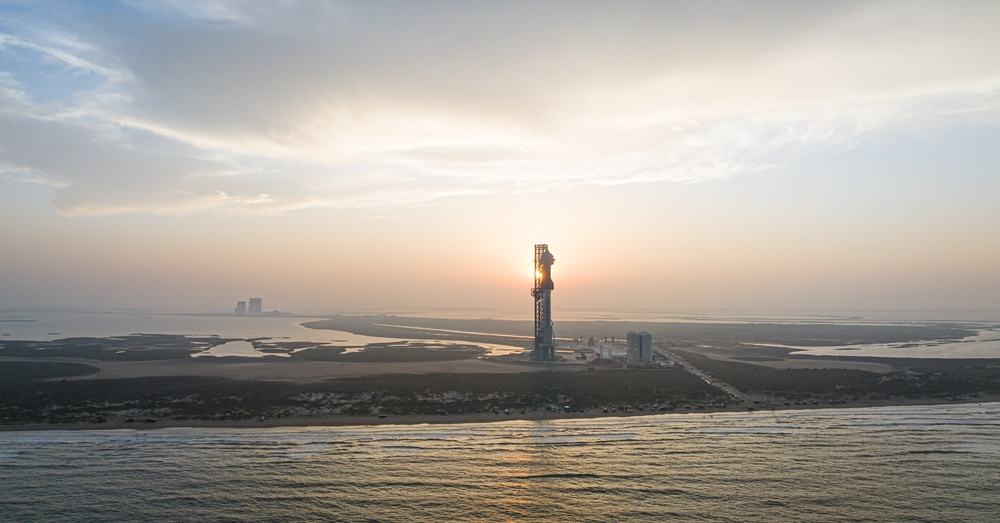
#> input picture Images/Rocket_Image.jpg, 1000 x 523 px, shrunk from 3840 x 2008 before the run, found by its file name
$ jupyter execute '5_Template Matching.ipynb'
#> lines starting #> are read from the running program, lines starting #| are printed output that depends on the picture; long printed decimals are rounded
# Template Matching

The basic idea is:

- You have a template image that represents the pattern or object you want to detect (e.g., a digit, a logo, or a face).

- You "slide" this template across the larger image, comparing the template with the local region of the same size at each position.

- At each position, a similarity measure (or error measure) is computed between the template and the image patch.

- The location(s) where the similarity is highest (or error is lowest) indicate where the template most likely occurs in the larger image.

[cell 1]
import matplotlib.pyplot as plt
import seaborn as sns
import numpy as np
from PIL import Image
import cv2

### Step 1: Load the Images

[cell 2]
original_image = Image.open("C:/Meet/PDEU/Semester 7/Computer Vision Lab/Computer-Vision/Images/Rocket_Image.jpg").convert('L')
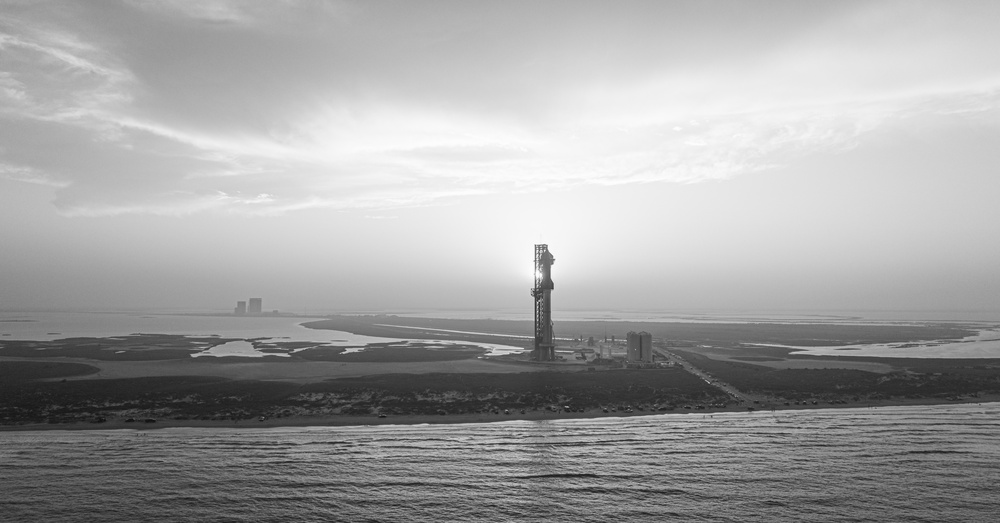
#> original_image: PIL image 1000x523 L; min 14, max 254, mean 161.9
template = Image.open('C:/Meet/PDEU/Semester 7/Computer Vision Lab/Computer-Vision/Images/Template_Rocket.jpg').convert('L')
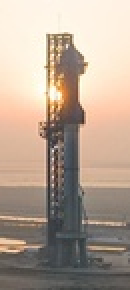
#> input picture Images/Template_Rocket.jpg, 65 x 145 px, shrunk from 250 x 555 before the run, found by its file name (shown 2 times larger)
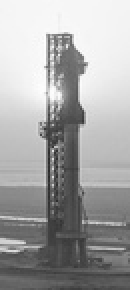
#> template: PIL image 65x145 L (shown 2 times larger); min 42, max 253, mean 165.7
img = np.array(original_image)
template = np.array(template)
h, w = template.shape[:2]
#> h = 145; w = 65

### Step 2: Choose the similarity method

a) Correlation Coefficient
The idea is to measure how much the template correlates with the local patch in the image, after removing the average brightness.
- TM_CCOEFF_NORMED does three simple things at every template position:
- Subtract the average (mean) brightness from the template and from the image patch — this removes overall brightness bias.
- Multiply corresponding pixels (template × patch) and sum those products — this measures how their variations line up.
- Divide by the product of their sizes (square-roots of sums of squared variations) — this normalizes the score so it’s between -1 and +1.

[cell 3]
# Implement Template matching
# Decide the similarity method
method = cv2.TM_CCOEFF_NORMED

### Step 3: Match the template and evaluate scores

[cell 4]
res = cv2.matchTemplate(img, template, method)
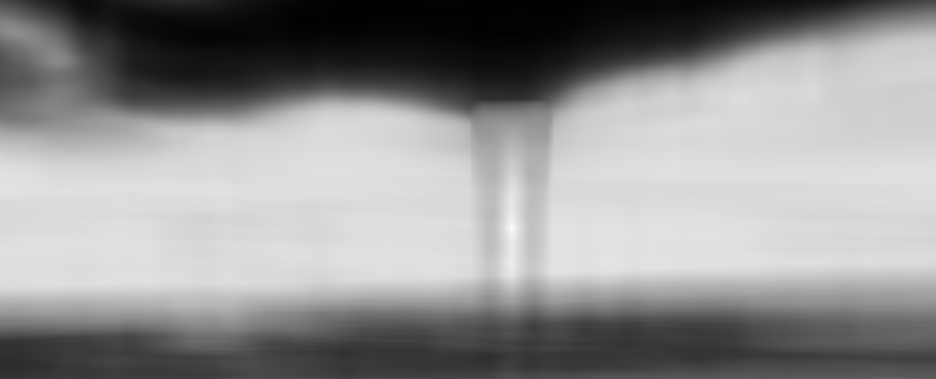
#> res: shape (379, 936) float32; min -0.801, max 0.99, mean 0.224; drawn with min black and max white

### Step 4: Find Peaks to determine best match

[cell 5]
# Locate the best match
min_val, max_val, min_loc, max_loc = cv2.minMaxLoc(res)
#> min_val = -0.801; max_val = 0.99; min_loc = (563, 0); max_loc = (511, 227)
# For TM_CCOEFF_NORMED → higher is better
top_left = max_loc
#> top_left = (511, 227)
bottom_right = (top_left[0] + w, top_left[1] + h)
#> bottom_right = (576, 372)
# Draw rectangle on a copy of the original image
img_color = cv2.cvtColor(img, cv2.COLOR_GRAY2BGR)
cv2.rectangle(img_color, top_left, bottom_right, (0,0,255), 2)
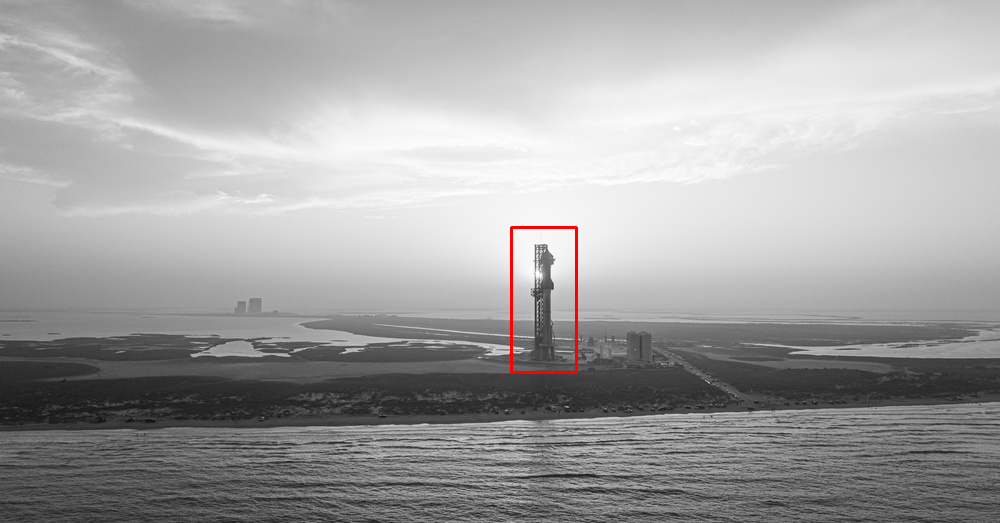
#> img_color: shape (523, 1000, 3); mean B, G, R 161.4, 161.4, 162.1

[cell 6]
# 6) Display results
plt.figure(figsize=(12,6))
plt.subplot(1,3,1)
plt.imshow(img, cmap='gray'); plt.title("Search Image"); plt.axis("off")

plt.subplot(1,3,2)
plt.imshow(template, cmap='gray'); plt.title("Template"); plt.axis("off")

plt.subplot(1,3,3)
plt.imshow(img_color[:,:,::-1]); plt.title(f"Best Match (score={max_val:.2f})"); plt.axis("off")

plt.show()

[cell 7]
# Plotting a heatmap of similarity scores
plt.figure(figsize=(18,10))
plt.imshow(res, cmap='hot', interpolation='nearest')
plt.colorbar()
plt.title("Template Matching Heatmap")
plt.xlabel("X-axis")
plt.ylabel("Y-axis")
plt.axis('off')
plt.show()
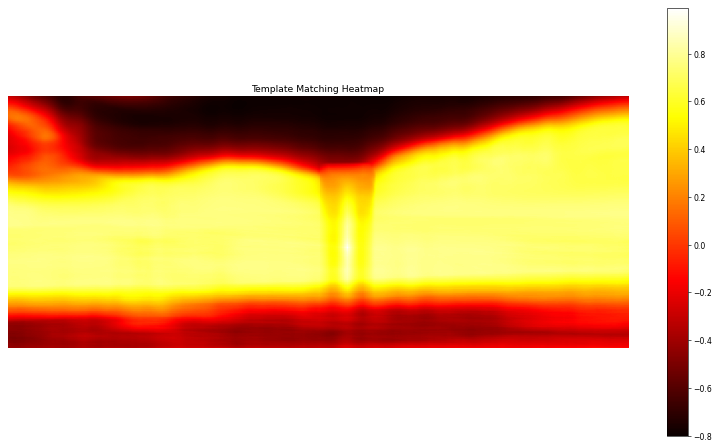
#> figure drawn by matplotlib, 2 panels

[cell 8]
# Implementing other template matching methods

methods = {
    "cv2.TM_CCOEFF": cv2.TM_CCOEFF,
    "cv2.TM_CCOEFF_NORMED": cv2.TM_CCOEFF_NORMED,
    "cv2.TM_CCORR": cv2.TM_CCORR,
    "cv2.TM_CCORR_NORMED": cv2.TM_CCORR_NORMED,
    "cv2.TM_SQDIFF": cv2.TM_SQDIFF,
    "cv2.TM_SQDIFF_NORMED": cv2.TM_SQDIFF_NORMED
}

for method_name, method in methods.items():
    print(f"Using method: {method_name}")
    res = cv2.matchTemplate(img, template, method)
    min_val, max_val, min_loc, max_loc = cv2.minMaxLoc(res)
    print(f"Min value: {min_val}, Max value: {max_val}")

# Visualizing the results
    if method in [cv2.TM_SQDIFF, cv2.TM_SQDIFF_NORMED]:
        top_left = min_loc
    else:
        top_left = max_loc
    bottom_right = (top_left[0] + w, top_left[1] + h)
    img_color = cv2.cvtColor(img, cv2.COLOR_GRAY2BGR)
    cv2.rectangle(img_color, top_left, bottom_right, (0,0,255), 2)

    plt.figure(figsize=(12,6))
    plt.subplot(1,3,1)
    plt.imshow(img, cmap='gray'); plt.title("Search Image"); plt.axis("off")

    plt.subplot(1,3,2)
    plt.imshow(template, cmap='gray'); plt.title("Template"); plt.axis("off")

    plt.subplot(1,3,3)
    plt.imshow(img_color[:,:,::-1]); plt.title(f"Best Match (score={max_val:.2f})"); plt.axis("off")

    plt.show()
#> this loop made 6 passes
#> (min_val, max_val, min_loc, top_left, bottom_right) on passes 1 to 4: (-13063503, 38847896, (347, 10), (511, 227), (576, 372)), (-0.801, 0.99, (563, 0), (511, 227), (576, 372)), (91641784, 381191456, (1, 345), (470, 125), (535, 270)), (0.797, 0.999, (487, 357), (511, 227), (576, 372))
#> (min_val, max_val, max_loc, top_left, bottom_right) on passes 5 to 6: (759648, 158523872, (0, 345), (511, 227), (576, 372)), (0.00254, 1, (0, 318), (511, 227), (576, 372))
#| Min value: -13063503.0, Max value: 38847896.0
#| Min value: -0.8007, Max value: 0.9904
#| Min value: 91641784.0, Max value: 381191456.0
#| Min value: 0.7968, Max value: 0.9987
#| Min value: 759648.0, Max value: 158523872.0
#| Min value: 0.00254, Max value: 1.0
#> pass 1, `res = cv2.matchTemplate(img, template, method)`:
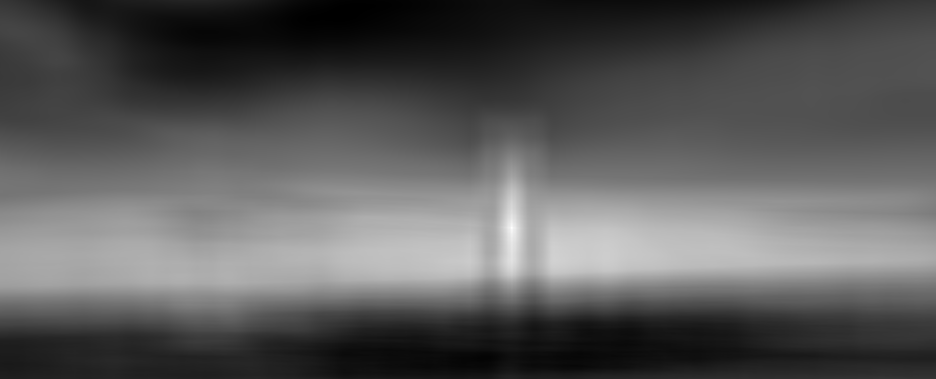
#> res: shape (379, 936) float32; min -13063503, max 38847896, mean 5328863; drawn with min black and max white
#> pass 1, `plt.show()`:
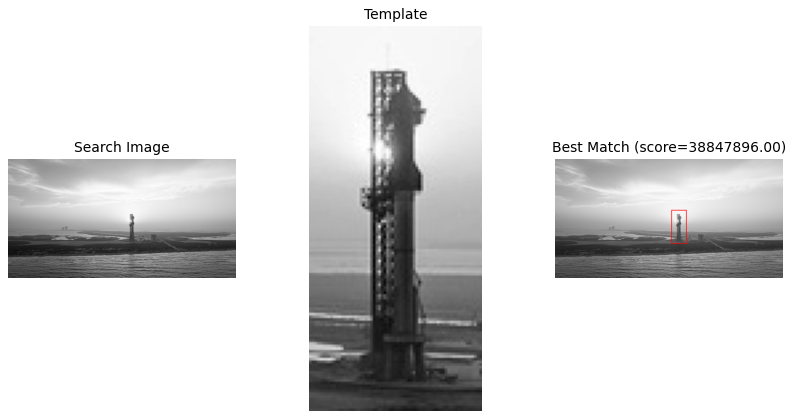
#> figure drawn by matplotlib, 3 panels
#> pass 3, `res = cv2.matchTemplate(img, template, method)`:
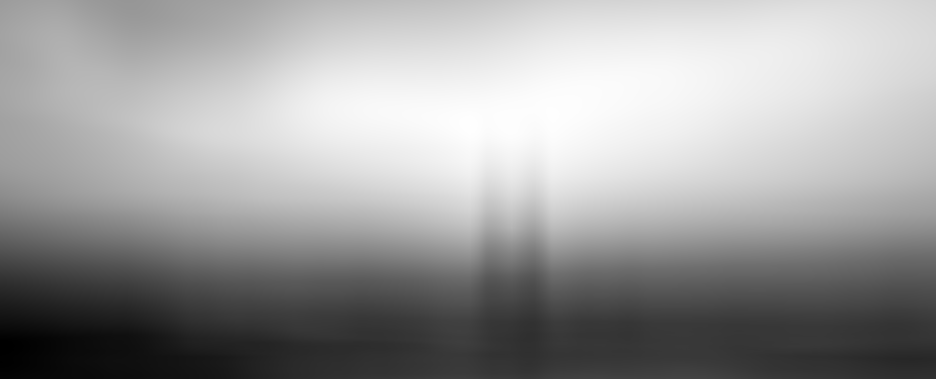
#> res: shape (379, 936) float32; min 91641784, max 381191456, mean 269115200; drawn with min black and max white
#> after the loop:
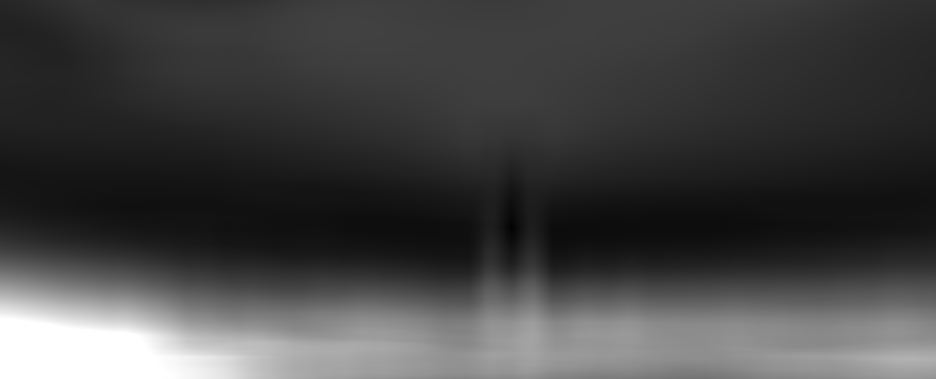
#> res: shape (379, 936) float32; min 0.00254, max 1, mean 0.268
